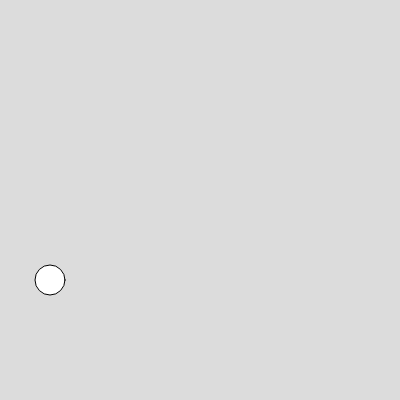
Frame 1 (no input)
Frame 60 (no input): identical to frame 1, image omitted
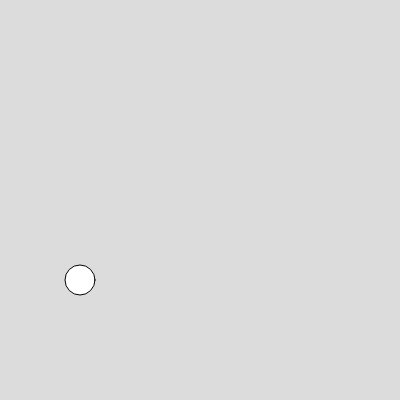
Frame 120 (the mouse pressed at the canvas centre since frame 60)

The p5.js sketch that drew these frames (run headless with seeded random() and noise() and a simulated clock; from frame 60 on, the mouse is pressed at the canvas centre):

// p5.js sketch
// ── sketch.js
/*

Re-maps a number from one range to another.

Constrains a value between a minimum and maximum value.

*/

function setup() {
  createCanvas(400, 400);
}

function draw() {
  background(220);

  // remap the range of mouseX to create a parallax between the rect and ellipse
  //   rect(map(mouseX,0,width,width*0.5-13,width*0.5+13),height*0.35,30,30)
  //   ellipse(map(mouseX,0,width,width*0.5-42,width*0.5+42),height*0.5,30)

  // constrains the ellipse between 50px and 80px on the x-axis
  ellipse(constrain(mouseX, 50, 80), 280, 30);

  // map the range using hard coded values
  // ellipse(map(mouseX,0,400,-100,500),height*0.5,30);
}
